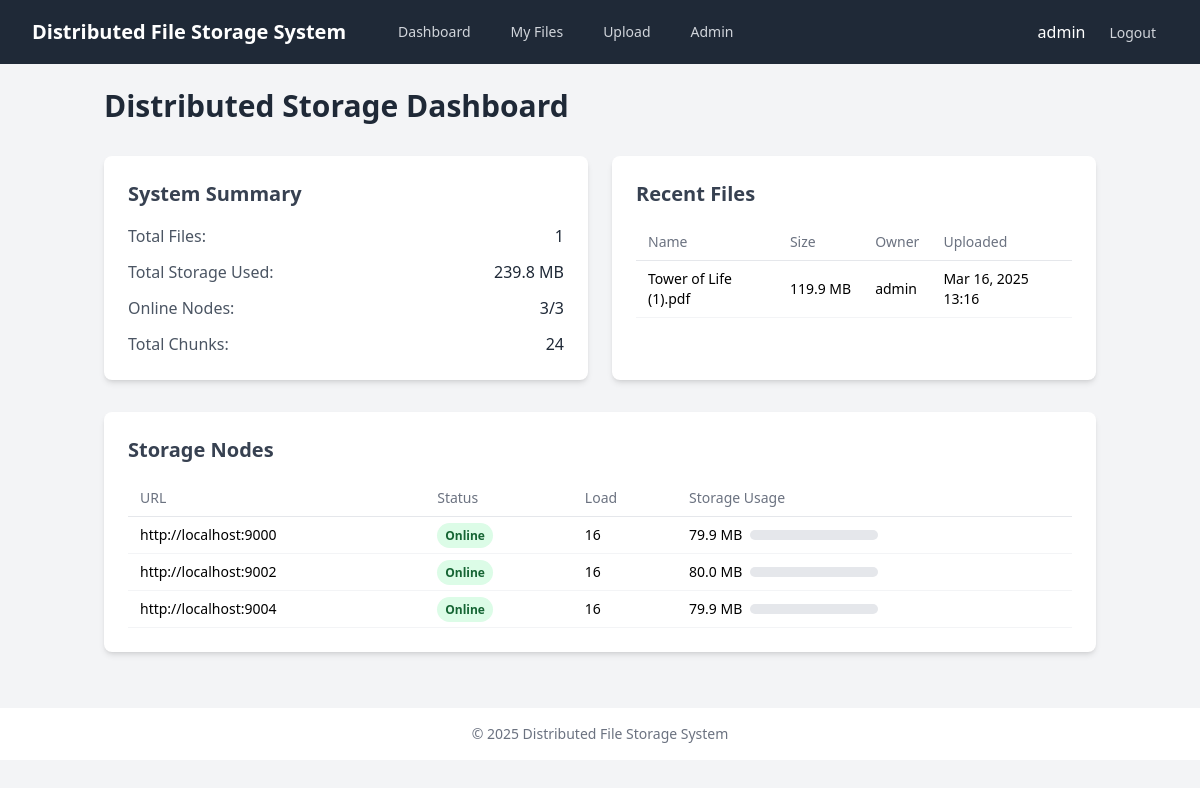
Screenshot of /api/web/dashboard/ (signed in) with the database file from the repository.
### storage/models.py (models this page shows, shortened)
class File(models.Model):
    name = models.CharField(max_length=255)
    size = models.BigIntegerField()
    owner = models.ForeignKey(User, on_delete=models.CASCADE)
    upload_date = models.DateTimeField(auto_now_add=True)

class Node(models.Model):
    url = models.URLField(unique=True)  # e.g., 'http://minio1:9000'
    status = models.CharField(max_length=10, choices=[('online', 'Online'), ('offline', 'Offline')], default='online')
    load = models.IntegerField(default=0)  # Number of active connections or similar metric
    storage_usage = models.BigIntegerField(default=0)  # Bytes used
    last_check = models.DateTimeField(null=True, blank=True)
    last_latency = models.FloatField(null=True, blank=True)  # Response time in seconds
    consecutive_failures = models.IntegerField(default=0)
    failed_at = models.DateTimeField(null=True, blank=True)
    recovered_at = models.DateTimeField(null=True, blank=True)
    max_capacity = models.BigIntegerField(default=1099511627776)  # Default 1TB in bytes
    @property
    def capacity_used_percent(self):
        if self.max_capacity == 0:
            return 100.0
        return (self.storage_usage / self.max_capacity) * 100.0
    @property
    def health_status(self):
        if self.status == 'offline':
            return 'offline'
        elif self.last_latency and self.last_latency > 1.0:
            return 'degraded'
        else:
            return 'healthy'

### storage/views/dashboard.py (the view)
# urls.py: path('dashboard/', dashboard, name='dashboard'),
@login_required
def dashboard(request):
    file_count = File.objects.count()
    chunk_count = Chunk.objects.count()
    total_storage_used = Node.objects.aggregate(total=Sum('storage_usage'))['total'] or 0
    nodes = Node.objects.all()
    total_nodes_count = nodes.count()
    online_nodes_count = nodes.filter(status='online').count()
    healthy_nodes = 0
    degraded_nodes = 0
    for node in nodes:
        node.storage_percentage = node.capacity_used_percent
        status = node.health_status
        if status == 'healthy':
            healthy_nodes += 1
        elif status == 'degraded':
            degraded_nodes += 1
    if total_nodes_count > 0:
        health_score = (healthy_nodes * 100 + degraded_nodes * 50) / total_nodes_count
    else:
        health_score = 0
    avg_nodes_per_chunk = 0
    if chunk_count > 0:
        chunk_node_count = sum(chunk.nodes.count() for chunk in Chunk.objects.all())
        avg_nodes_per_chunk = chunk_node_count / chunk_count
    recent_files = File.objects.all().order_by('-upload_date')[:10]
    at_risk_files = []
    for file in File.objects.all():
        chunks = file.chunks.all()
        if not chunks.exists():
            at_risk_files.append((file, 'No chunks found'))
            continue
        for chunk in chunks:
            if chunk.nodes.count() < 2:
                at_risk_files.append((file, f'Chunk {chunk.chunk_number} stored on only {chunk.nodes.count()} node(s)'))
                break
    cache_hits = 0
    cache_total = 0
    for file in File.objects.all():
        access_count = cache.get(f"file_access_count_{file.id}", 0)
        if access_count > 0:
            cache_total += access_count
            if is_file_cached(file.id):
                cache_hits += max(0, access_count - 1)
    cache_hit_rate = (cache_hits / cache_total * 100) if cache_total > 0 else 0
    latencies = [node.last_latency for node in nodes if node.last_latency is not None]
    avg_latency = sum(latencies) / len(latencies) if latencies else None
    context = {
        'file_count': file_count,
        'chunk_count': chunk_count,
        'total_storage_used': total_storage_used,
        'nodes': nodes,
        'total_nodes_count': total_nodes_count,
        'online_nodes_count': online_nodes_count,
        'healthy_nodes': healthy_nodes,
        'degraded_nodes': degraded_nodes,
        'health_score': round(health_score, 1),
        'avg_nodes_per_chunk': round(avg_nodes_per_chunk, 1),
        'recent_files': recent_files,
        'at_risk_files': at_risk_files[:5],  # Limit to 5 most at risk
        'at_risk_count': len(at_risk_files),
        'cache_hit_rate': round(cache_hit_rate, 1),
        'avg_latency': round(avg_latency * 1000, 2) if avg_latency else None,  # Convert to ms
        'system_status': 'healthy' if health_score >= 80 else 'degraded' if health_score >= 50 else 'critical',
    }
    return render(request, 'storage/dashboard.html', context)

### storage/templates/storage/dashboard.html (shortened to what this page needs)
{% extends "storage/base.html" %}
{% load static %}
{% block content %}
<div class="container mx-auto px-4 py-6">
  <h1 class="text-3xl font-bold text-gray-800 mb-8">Distributed Storage Dashboard</h1>
  <div class="grid grid-cols-1 md:grid-cols-2 gap-6 mb-8">
    <div class="bg-white p-6 rounded-lg shadow-md">
      <h2 class="text-xl font-semibold text-gray-700 mb-4">System Summary</h2>
      <div class="space-y-3">
        <p class="flex justify-between">
          <span class="font-medium text-gray-600">Total Files:</span>
          <span class="text-gray-800">{{ file_count }}</span>
        </p>
        <p class="flex justify-between">
          <span class="font-medium text-gray-600">Total Storage Used:</span>
          <span class="text-gray-800">{{ total_storage_used|filesizeformat }}</span>
        </p>
        <p class="flex justify-between">
          <span class="font-medium text-gray-600">Online Nodes:</span>
          <span class="text-gray-800">{{ online_nodes_count }}/{{ total_nodes_count }}</span>
        </p>
        <p class="flex justify-between">
          <span class="font-medium text-gray-600">Total Chunks:</span>
          <span class="text-gray-800">{{ chunk_count }}</span>
        </p>
      </div>
    </div>
    <div class="bg-white p-6 rounded-lg shadow-md">
      <h2 class="text-xl font-semibold text-gray-700 mb-4">Recent Files</h2>
      {% if recent_files %}
        <div class="overflow-x-auto">
          <table class="min-w-full">
            <thead>
              <tr class="border-b border-gray-200">
                <th class="text-left py-2 px-3 text-sm font-medium text-gray-500">Name</th>
                <th class="text-left py-2 px-3 text-sm font-medium text-gray-500">Size</th>
                <th class="text-left py-2 px-3 text-sm font-medium text-gray-500">Owner</th>
                <th class="text-left py-2 px-3 text-sm font-medium text-gray-500">Uploaded</th>
              </tr>
            </thead>
            <tbody>
              {% for file in recent_files %}
              <tr class="border-b border-gray-100">
                <td class="py-2 px-3 text-sm">{{ file.name }}</td>
                <td class="py-2 px-3 text-sm">{{ file.size|filesizeformat }}</td>
                <td class="py-2 px-3 text-sm">{{ file.owner.username }}</td>
                <td class="py-2 px-3 text-sm">{{ file.upload_date|date:"M d, Y H:i" }}</td>
              </tr>
              {% endfor %}
            </tbody>
          </table>
        </div>
      {% else %}
        <p class="text-gray-500 italic">No files have been uploaded yet.</p>
      {% endif %}
    </div>
  </div>
  <div class="bg-white p-6 rounded-lg shadow-md">
    <h2 class="text-xl font-semibold text-gray-700 mb-4">Storage Nodes</h2>
    {% if nodes %}
      <div class="overflow-x-auto">
        <table class="min-w-full">
          <thead>
            <tr class="border-b border-gray-200">
              <th class="text-left py-2 px-3 text-sm font-medium text-gray-500">URL</th>
              <th class="text-left py-2 px-3 text-sm font-medium text-gray-500">Status</th>
              <th class="text-left py-2 px-3 text-sm font-medium text-gray-500">Load</th>
              <th class="text-left py-2 px-3 text-sm font-medium text-gray-500">Storage Usage</th>
            </tr>
          </thead>
          <tbody>
            {% for node in nodes %}
            <tr class="border-b border-gray-100">
              <td class="py-2 px-3 text-sm">{{ node.url }}</td>
              <td class="py-2 px-3 text-sm">
                <span class="px-2 py-1 rounded-full text-xs font-semibold
                  {% if node.status == 'online' %}
                    bg-green-100 text-green-800
                  {% else %}
                    bg-red-100 text-red-800
                  {% endif %}">
                  {{ node.status|title }}
                </span>
              </td>
              <td class="py-2 px-3 text-sm">{{ node.load }}</td>
              <td class="py-2 px-3 text-sm">
                <div class="flex items-center">
                  <span class="mr-2">{{ node.storage_usage|filesizeformat }}</span>
                  <div class="w-32 bg-gray-200 rounded-full h-2.5">
                  </div>
                </div>
              </td>
            </tr>
            {% endfor %}
          </tbody>
        </table>
      </div>
    {% else %}
      <p class="text-gray-500 italic">No storage nodes are configured.</p>
    {% endif %}
  </div>
</div>
{% endblock %}

### storage/templates/storage/includes/nav.html (shortened to what this page needs)
<nav class="bg-gray-800">
  <div class="max-w-7xl mx-auto px-4 sm:px-6 lg:px-8">
    <div class="flex items-center justify-between h-16">
      <div class="flex items-center">
        <div class="flex-shrink-0">
          <span class="text-white font-bold text-xl">Distributed File Storage System</span>
        </div>
        <div class="hidden md:block">
          <div class="ml-10 flex items-baseline space-x-4">
            <a href="{% url 'dashboard' %}" class="{% if request.path == '/dashboard/' %}bg-gray-900 text-white{% else %}text-gray-300 hover:bg-gray-700 hover:text-white{% endif %} px-3 py-2 rounded-md text-sm font-medium">Dashboard</a>
            <a href="{% url 'file_list_view' %}" class="{% if request.path == '/api/web/files/' %}bg-gray-900 text-white{% else %}text-gray-300 hover:bg-gray-700 hover:text-white{% endif %} px-3 py-2 rounded-md text-sm font-medium">My Files</a>
            <a href="{% url 'file_upload' %}" class="{% if request.path == '/api/web/upload/' %}bg-gray-900 text-white{% else %}text-gray-300 hover:bg-gray-700 hover:text-white{% endif %} px-3 py-2 rounded-md text-sm font-medium">Upload</a>
            <a href="{% url 'admin:index' %}" class="{% if '/admin/' in request.path %}bg-gray-900 text-white{% else %}text-gray-300 hover:bg-gray-700 hover:text-white{% endif %} px-3 py-2 rounded-md text-sm font-medium">Admin</a>
          </div>
        </div>
      </div>
      <div class="hidden md:block">
        <div class="ml-4 flex items-center md:ml-6">
          {% if user.is_authenticated %}
            <div class="text-base font-medium leading-none text-white">
              {{ user.username }}
            </div>
            <div class="ml-3 relative">
              <a href="{% url 'admin:logout' %}" class="text-gray-300 hover:bg-gray-700 hover:text-white px-3 py-2 rounded-md text-sm font-medium">
                Logout
              </a>
            </div>
          {% else %}
            <div class="ml-3 relative">
              <a href="{% url 'admin:login' %}" class="text-gray-300 hover:bg-gray-700 hover:text-white px-3 py-2 rounded-md text-sm font-medium">
                Login
              </a>
            </div>
          {% endif %}
        </div>
      </div>
    </div>
  </div>
</nav>

### rows the page displays
File: name "Tower of Life (1).pdf", size|filesizeformat "119.9 MB", owner.username "admin", upload_date "Mar 16, 2025 13:16"
Node: url "http://localhost:9000", status "Online", load "16", storage_usage|filesizeformat "79.9 MB"
Node: url "http://localhost:9002", status "Online", load "16", storage_usage|filesizeformat "80.0 MB"
Node: url "http://localhost:9004", status "Online", load "16", storage_usage|filesizeformat "79.9 MB"

### other values shown
{{ user.username }} "admin"
{{ file_count }} "1"
{{ total_storage_used|filesizeformat }} "239.8 MB"
{{ online_nodes_count }} "3"
{{ total_nodes_count }} "3"
{{ chunk_count }} "24"
